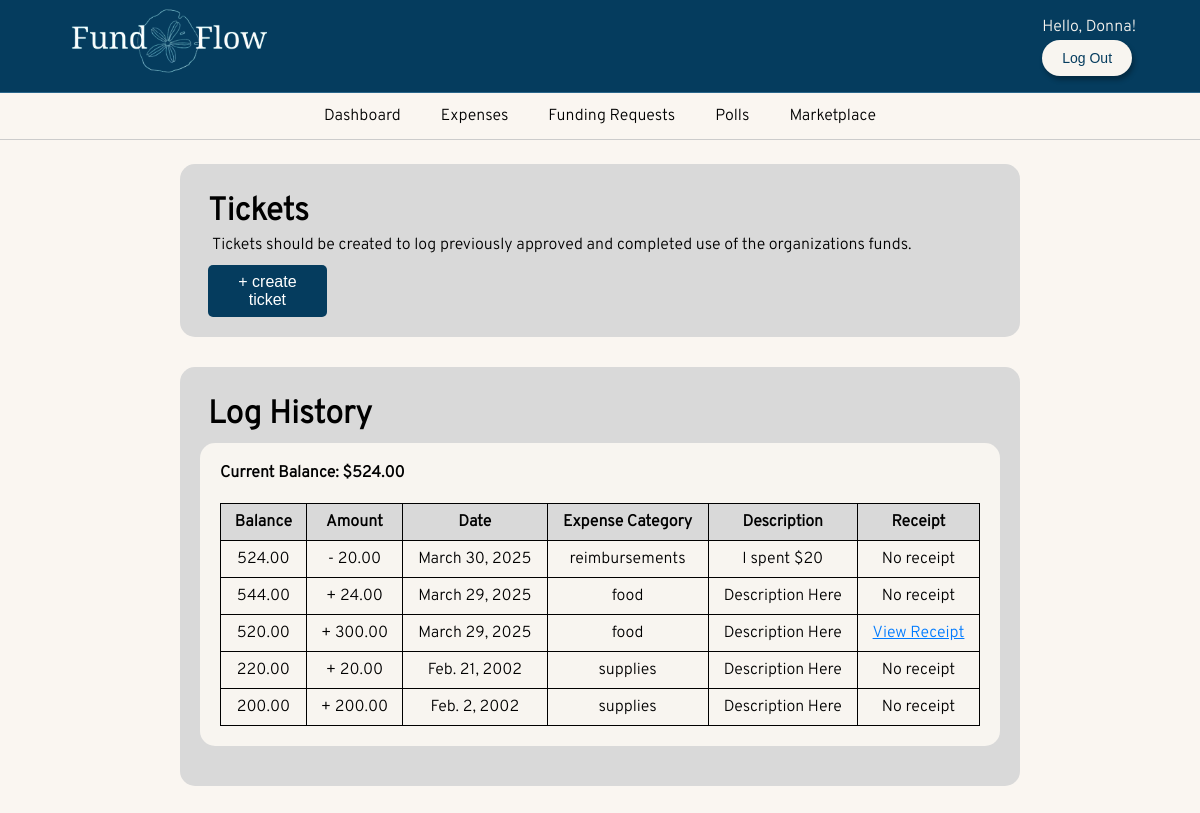
/expenses/ (signed in), run on an earlier commit of the app's database.
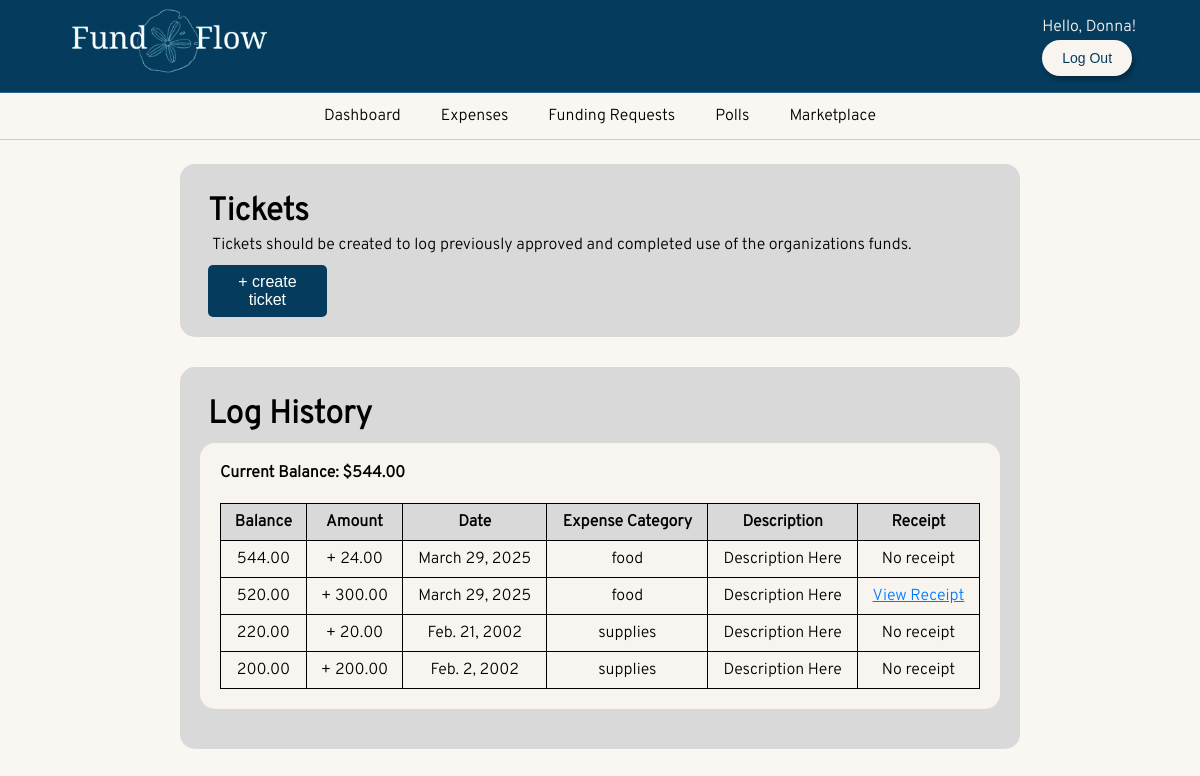
And on a later commit of the database.
### FundFlow/models.py (models this page shows, shortened)
class CreateTicket(models.Model):
    CATEGORY_CHOICES = [
        ('supplies', 'Supplies'),
        ('reimbursements', 'Reimbursements'),
        ('food', 'Food'),
        ('travel', 'Travel'),
        ('membershipfee', 'Membership Fee'),
        ('other', 'Other'),
    ]
    MODIFY_CHOICES = [
        ('add', '+'),
        ('minus', '-')
    ]
    amount = models.DecimalField(max_digits=10, decimal_places=2)
    date = models.DateField()
    operation = models.CharField(
        max_length = 20,
        choices = MODIFY_CHOICES,
        default = 'add',
    )
    expense_category = models.CharField(
        max_length=20,
        choices=CATEGORY_CHOICES,
        default = 'supplies',
    )
    description = models.TextField(default = 'Description Here')
    receipt = models.FileField(upload_to='receipts/', null=True, blank=True)
    objects = TicketManager()

### FundFlow/views.py (the view)
# urls.py: path('expenses/', views.expenses_view, name='expenses'),
def expenses_view(request):
    tickets = CreateTicket.objects.all().order_by('date', 'id')
    balance = CreateTicket.objects.get_balance()
    running_balance = Decimal('0.00')
    ticket_data = []
    curUser = request.user
    curProf = UserProfile.objects.get(user=curUser)
    user_type = curProf.user_type
    for ticket in tickets:
        operation_symbol = '+' if ticket.operation == 'add' else '-'
        amount = ticket.amount if ticket.operation == 'add' else -ticket.amount
        running_balance += amount
        ticket_data.append({
            'ticket': ticket,
            'balance': running_balance,
            'operation_symbol': operation_symbol
        })
    return render(request, 'expenses.html', {
    'tickets_with_balance': list(reversed(ticket_data)),
    'balance': balance, 'user_type':user_type
    })

### FundFlow/models.py (called while the page is built)
    def get_balance(self):
        return self.aggregate(
            total=Sum(
                Case(
                    When(operation='add', then=F('amount')),
                    When(operation='minus', then=-F('amount')),
                    default=0,
                    output_field=DecimalField()
                )
            )
        )['total'] or 0

### FundFlow/templates/expenses.html (shortened to what this page needs)
{% extends 'base.html' %}
{% block content %}
<div class = "tickets-info-container">
    <div class="tickets-text-container">
        <label id="tickets-subtitle-label">
            Tickets
        </label>
        <label id="tickets-text-label">
            Tickets should be created to log previously approved and completed
            use of the organizations funds.
        </label>
        <a id="create-ticket-btn-label" href="{% url 'createticket' %}">
            <button class="create-ticket-btn" >+ create ticket</button>
        </a>
    </div>
</div>
<div class = "tickets-info-container">
    <div class="tickets-text-container">
        <label id="tickets-subtitle-label">
            Log History
        </label>
    </div>
    <div class = "log-info-container">
        <label id = "log-text-label">
            Current Balance: ${{balance|floatformat:2 }}
        </label>
        <table class= "log-table">
            <thead>
                <tr>
                    <th>Balance</th>
                    <th>Amount</th>
                    <th>Date</th>
                    <th>Expense Category</th>
                    <th>Description</th>
                    <th>Receipt</th>
                </tr>
            </thead>
            <tbody>
                {% for item in tickets_with_balance %}
                <tr>
                    <td>{{ item.balance|floatformat:2  }}</td>
                    <td>{{ item.operation_symbol }} {{ item.ticket.amount }}</td>
                    <td>{{ item.ticket.date }}</td>
                    <td>{{ item.ticket.expense_category }}</td>
                    <td>{{ item.ticket.description }} </td>
                    <td>
                        {% if item.ticket.receipt %}
                            <a href="#" class="receipt-link" data-receipt="{{ item.ticket.receipt.url }}">View Receipt</a>
                        {% else %}
                            No receipt
                        {% endif %}
                    </td>
                </tr>
                {% endfor %}
            </tbody>
        </table>
    </div>
</div>
{%endblock%}

What changed in the data, as far as the page shows it:
removed CreateTicket: balance "524.00", operation_symbol "-", ticket.amount "20.00", ticket "March 30, 2025", ticket.expense_category "reimbursements", ticket.description "I spent $20", receipt "No receipt"
Also different on the page:
{{ balance|floatformat:2 }}: "524.00" → "544.00"
